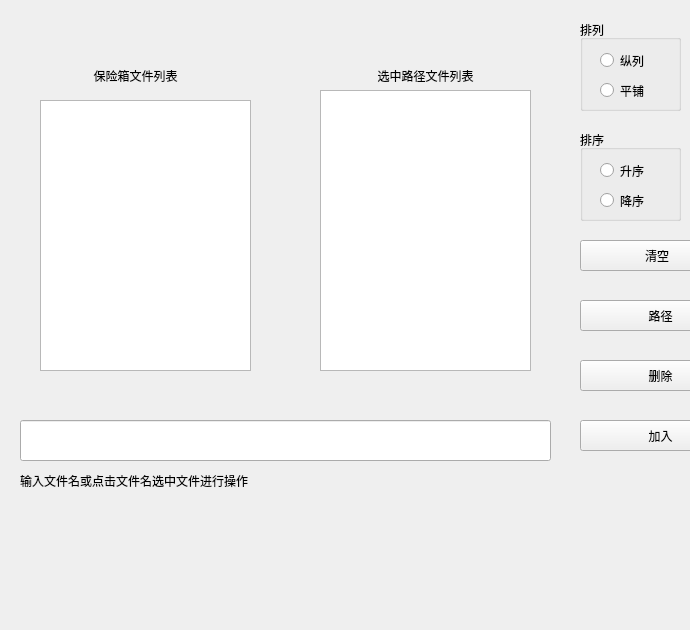
<?xml version="1.0" encoding="UTF-8"?>
<ui version="4.0">
 <class>Add_Delete</class>
 <widget class="QWidget" name="Add_Delete">
  <property name="geometry">
   <rect>
    <x>0</x>
    <y>0</y>
    <width>690</width>
    <height>630</height>
   </rect>
  </property>
  <property name="windowTitle">
   <string>Form</string>
  </property>
  <widget class="QListWidget" name="listWidget">
   <property name="geometry">
    <rect>
     <x>40</x>
     <y>100</y>
     <width>211</width>
     <height>271</height>
    </rect>
   </property>
   <property name="styleSheet">
    <string notr="true">border-image: url(:/backg.png);
font: 10pt &quot;微软雅黑&quot;;</string>
   </property>
  </widget>
  <widget class="QToolButton" name="addButton">
   <property name="geometry">
    <rect>
     <x>580</x>
     <y>420</y>
     <width>161</width>
     <height>31</height>
    </rect>
   </property>
   <property name="styleSheet">
    <string notr="true">font: 75 16pt &quot;黑体&quot;;
border-image: url(:/add_background.png);</string>
   </property>
   <property name="text">
    <string>加入</string>
   </property>
  </widget>
  <widget class="QToolButton" name="delButton">
   <property name="geometry">
    <rect>
     <x>580</x>
     <y>360</y>
     <width>161</width>
     <height>31</height>
    </rect>
   </property>
   <property name="styleSheet">
    <string notr="true">font: 75 12pt &quot;微软雅黑&quot;;font: 75 16pt &quot;黑体&quot;;
border-image: url(:/add_background.png);</string>
   </property>
   <property name="text">
    <string>删除</string>
   </property>
  </widget>
  <widget class="QLineEdit" name="lineEdit">
   <property name="geometry">
    <rect>
     <x>20</x>
     <y>420</y>
     <width>531</width>
     <height>41</height>
    </rect>
   </property>
   <property name="styleSheet">
    <string notr="true">font: 10pt &quot;微软雅黑&quot;;</string>
   </property>
  </widget>
  <widget class="QToolButton" name="delAllButton">
   <property name="geometry">
    <rect>
     <x>580</x>
     <y>240</y>
     <width>151</width>
     <height>31</height>
    </rect>
   </property>
   <property name="styleSheet">
    <string notr="true">font: 75 16pt &quot;黑体&quot;;
border-image: url(:/add_background.png);</string>
   </property>
   <property name="text">
    <string> 清空</string>
   </property>
  </widget>
  <widget class="QGroupBox" name="showBox">
   <property name="geometry">
    <rect>
     <x>580</x>
     <y>20</y>
     <width>101</width>
     <height>91</height>
    </rect>
   </property>
   <property name="styleSheet">
    <string notr="true">font: 75 9pt &quot;微软雅黑&quot;;</string>
   </property>
   <property name="title">
    <string>排列</string>
   </property>
   <widget class="QRadioButton" name="listButton">
    <property name="geometry">
     <rect>
      <x>20</x>
      <y>30</y>
      <width>89</width>
      <height>21</height>
     </rect>
    </property>
    <property name="styleSheet">
     <string notr="true">font: 75 12pt &quot;微软雅黑&quot;;</string>
    </property>
    <property name="text">
     <string>纵列</string>
    </property>
   </widget>
   <widget class="QRadioButton" name="iconButton">
    <property name="geometry">
     <rect>
      <x>20</x>
      <y>60</y>
      <width>89</width>
      <height>21</height>
     </rect>
    </property>
    <property name="styleSheet">
     <string notr="true">font: 75 12pt &quot;微软雅黑&quot;;</string>
    </property>
    <property name="text">
     <string>平铺</string>
    </property>
   </widget>
  </widget>
  <widget class="QGroupBox" name="arrangeBox">
   <property name="geometry">
    <rect>
     <x>580</x>
     <y>130</y>
     <width>101</width>
     <height>91</height>
    </rect>
   </property>
   <property name="styleSheet">
    <string notr="true">font: 75 9pt &quot;微软雅黑&quot;;</string>
   </property>
   <property name="title">
    <string>排序</string>
   </property>
   <widget class="QRadioButton" name="downButton">
    <property name="geometry">
     <rect>
      <x>20</x>
      <y>60</y>
      <width>89</width>
      <height>21</height>
     </rect>
    </property>
    <property name="styleSheet">
     <string notr="true">font: 75 12pt &quot;微软雅黑&quot;;</string>
    </property>
    <property name="text">
     <string>降序</string>
    </property>
   </widget>
   <widget class="QRadioButton" name="upButton">
    <property name="geometry">
     <rect>
      <x>20</x>
      <y>30</y>
      <width>89</width>
      <height>21</height>
     </rect>
    </property>
    <property name="styleSheet">
     <string notr="true">font: 75 12pt &quot;微软雅黑&quot;;</string>
    </property>
    <property name="text">
     <string>升序</string>
    </property>
   </widget>
  </widget>
  <widget class="QListWidget" name="listWidget_input">
   <property name="geometry">
    <rect>
     <x>320</x>
     <y>90</y>
     <width>211</width>
     <height>281</height>
    </rect>
   </property>
   <property name="styleSheet">
    <string notr="true">border-image: url(:/backg.png);
font: 10pt &quot;微软雅黑&quot;;</string>
   </property>
  </widget>
  <widget class="QToolButton" name="file_choose">
   <property name="geometry">
    <rect>
     <x>580</x>
     <y>300</y>
     <width>161</width>
     <height>31</height>
    </rect>
   </property>
   <property name="styleSheet">
    <string notr="true">font: 75 16pt &quot;黑体&quot;;
border-image: url(:/add_background.png);</string>
   </property>
   <property name="text">
    <string>路径</string>
   </property>
  </widget>
  <widget class="QLabel" name="pic_box">
   <property name="geometry">
    <rect>
     <x>10</x>
     <y>10</y>
     <width>271</width>
     <height>401</height>
    </rect>
   </property>
   <property name="styleSheet">
    <string notr="true">border-image: url(:/file.png);</string>
   </property>
   <property name="text">
    <string/>
   </property>
  </widget>
  <widget class="QLabel" name="pic_box_input">
   <property name="geometry">
    <rect>
     <x>290</x>
     <y>10</y>
     <width>271</width>
     <height>401</height>
    </rect>
   </property>
   <property name="styleSheet">
    <string notr="true">border-image: url(:/file.png);</string>
   </property>
   <property name="text">
    <string/>
   </property>
  </widget>
  <widget class="QLabel" name="label">
   <property name="geometry">
    <rect>
     <x>13</x>
     <y>590</y>
     <width>61</width>
     <height>41</height>
    </rect>
   </property>
   <property name="styleSheet">
    <string notr="true">border-image: url(:/backcaption.png);</string>
   </property>
   <property name="text">
    <string/>
   </property>
  </widget>
  <widget class="QLabel" name="label_2">
   <property name="geometry">
    <rect>
     <x>20</x>
     <y>460</y>
     <width>541</width>
     <height>41</height>
    </rect>
   </property>
   <property name="styleSheet">
    <string notr="true">font: 20pt &quot;黑体&quot;;</string>
   </property>
   <property name="text">
    <string>输入文件名或点击文件名选中文件进行操作</string>
   </property>
  </widget>
  <widget class="QLabel" name="label_3">
   <property name="geometry">
    <rect>
     <x>30</x>
     <y>60</y>
     <width>211</width>
     <height>31</height>
    </rect>
   </property>
   <property name="styleSheet">
    <string notr="true">font: 14pt &quot;黑体&quot;;</string>
   </property>
   <property name="text">
    <string>保险箱文件列表</string>
   </property>
   <property name="alignment">
    <set>Qt::AlignCenter</set>
   </property>
  </widget>
  <widget class="QLabel" name="label_4">
   <property name="geometry">
    <rect>
     <x>320</x>
     <y>60</y>
     <width>211</width>
     <height>31</height>
    </rect>
   </property>
   <property name="styleSheet">
    <string notr="true">font: 14pt &quot;黑体&quot;;</string>
   </property>
   <property name="text">
    <string>选中路径文件列表</string>
   </property>
   <property name="alignment">
    <set>Qt::AlignCenter</set>
   </property>
  </widget>
  <zorder>pic_box_input</zorder>
  <zorder>pic_box</zorder>
  <zorder>listWidget</zorder>
  <zorder>addButton</zorder>
  <zorder>delButton</zorder>
  <zorder>lineEdit</zorder>
  <zorder>delAllButton</zorder>
  <zorder>showBox</zorder>
  <zorder>arrangeBox</zorder>
  <zorder>listWidget_input</zorder>
  <zorder>file_choose</zorder>
  <zorder>label</zorder>
  <zorder>label_2</zorder>
  <zorder>label_3</zorder>
  <zorder>label_4</zorder>
 </widget>
 <resources/>
 <connections/>
</ui>
